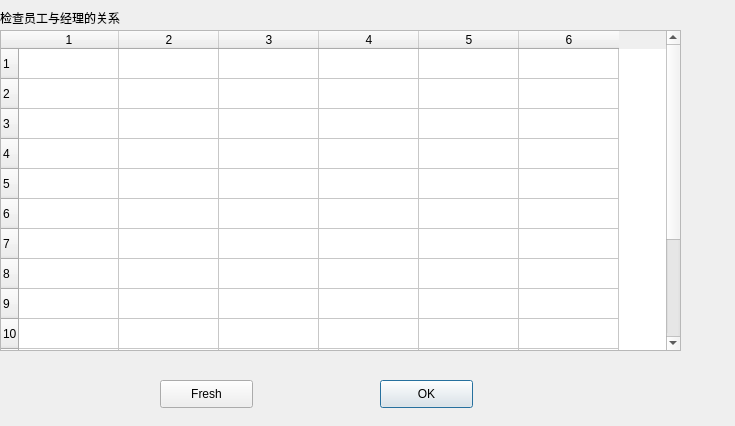
<?xml version="1.0" encoding="UTF-8"?>
<ui version="4.0">
 <class>Dialog</class>
 <widget class="QDialog" name="Dialog">
  <property name="geometry">
   <rect>
    <x>0</x>
    <y>0</y>
    <width>735</width>
    <height>426</height>
   </rect>
  </property>
  <property name="windowTitle">
   <string>Dialog</string>
  </property>
  <widget class="QLabel" name="label">
   <property name="geometry">
    <rect>
     <x>0</x>
     <y>10</y>
     <width>331</width>
     <height>16</height>
    </rect>
   </property>
   <property name="text">
    <string>检查员工与经理的关系</string>
   </property>
  </widget>
  <widget class="QTableWidget" name="tableWidget_2">
   <property name="geometry">
    <rect>
     <x>0</x>
     <y>30</y>
     <width>681</width>
     <height>321</height>
    </rect>
   </property>
   <property name="rowCount">
    <number>15</number>
   </property>
   <property name="columnCount">
    <number>6</number>
   </property>
   <row/>
   <row/>
   <row/>
   <row/>
   <row/>
   <row/>
   <row/>
   <row/>
   <row/>
   <row/>
   <row/>
   <row/>
   <row/>
   <row/>
   <row/>
   <column/>
   <column/>
   <column/>
   <column/>
   <column/>
   <column/>
  </widget>
  <widget class="QPushButton" name="pushButton">
   <property name="geometry">
    <rect>
     <x>380</x>
     <y>380</y>
     <width>93</width>
     <height>28</height>
    </rect>
   </property>
   <property name="text">
    <string>OK</string>
   </property>
  </widget>
  <widget class="QPushButton" name="pushButton_2">
   <property name="geometry">
    <rect>
     <x>160</x>
     <y>380</y>
     <width>93</width>
     <height>28</height>
    </rect>
   </property>
   <property name="text">
    <string>Fresh</string>
   </property>
  </widget>
 </widget>
 <resources/>
 <connections>
  <connection>
   <sender>pushButton</sender>
   <signal>clicked()</signal>
   <receiver>Dialog</receiver>
   <slot>close()</slot>
   <hints>
    <hint type="sourcelabel">
     <x>367</x>
     <y>398</y>
    </hint>
    <hint type="destinationlabel">
     <x>457</x>
     <y>399</y>
    </hint>
   </hints>
  </connection>
 </connections>
</ui>
